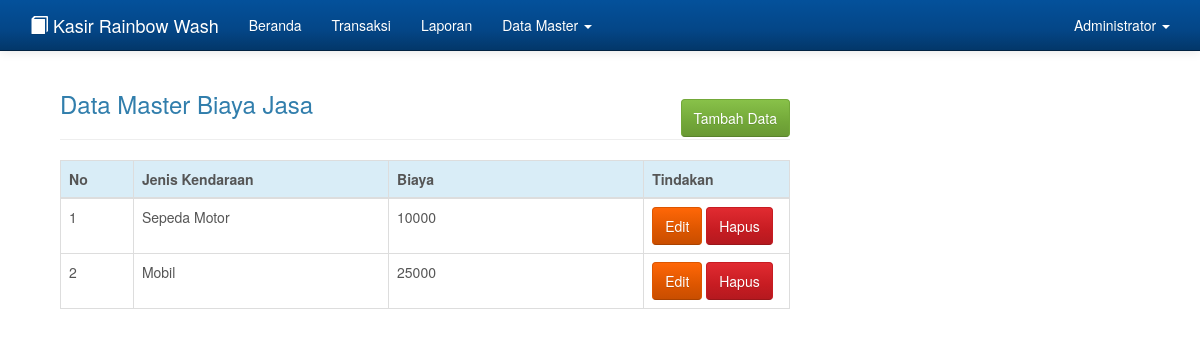
Page /admin.php?hlm=biaya (signed in) on the committed database.
### tables this page shows
CREATE TABLE `biaya` (
  `id_biaya` int(10) NOT NULL,
  `jenis` varchar(50) NOT NULL,
  `biaya` int(10) NOT NULL
);

### biaya.php (the view)
<?php
if( empty( $_SESSION['id_user'] ) ){
	$_SESSION['err'] = '<strong>ERROR!</strong> Anda harus login terlebih dahulu.';
	header('Location: ./');
	die();
} else {
	if( isset( $_REQUEST['aksi'] )){
		$aksi = $_REQUEST['aksi'];
		switch($aksi){
			case 'baru':
				include 'biaya_baru.php';
				break;
			case 'edit':
				include 'biaya_edit.php';
				break;
			case 'hapus':
				include 'biaya_hapus.php';
				break;
		}
	} else {
		echo '
			<div class="container">
			<div class="col-md-8">
				<h3 style="margin-bottom: -20px;">Data Master Biaya Jasa</h3>
					<a href="./admin.php?hlm=biaya&aksi=baru" class="btn btn-success btn-s pull-right">Tambah Data</a>
				<br/><hr/>
				<table class="table table-bordered">
				 <thead>
				   <tr class="info">
					 <th width="10%">No</th>
					 <th width="35%">Jenis Kendaraan</th>
					 <th width="35%">Biaya</th>
					 <th width="20%">Tindakan</th>
				   </tr>
				 </thead>
				 <tbody>';
		 	$sql = mysqli_query($koneksi, "SELECT * FROM biaya");
		 	if(mysqli_num_rows($sql) > 0){
		 		$no = 0;
				 while($row = mysqli_fetch_array($sql)){
	 				$no++;
	 			echo '
				   <tr>
					 <td>'.$no.'</td>
					 <td>'.$row['jenis'].'</td>
					 <td>'.$row['biaya'].'</td>
					 <td>
					<script type="text/javascript" language="JavaScript">
					  	function konfirmasi(){
						  	tanya = confirm("Anda yakin akan menghapus user ini?");
						  	if (tanya == true) return true;
						  	else return false;
						}
					</script>
					 <a href="?hlm=biaya&aksi=edit&id_biaya='.$row['id_biaya'].'" class="btn btn-warning btn-s">Edit</a>
					 <a href="?hlm=biaya&aksi=hapus&submit=yes&id_biaya='.$row['id_biaya'].'" onclick="return konfirmasi()" class="btn btn-danger btn-s">Hapus</a>
					 </td>';
				}
			} else {
				 echo '<td colspan="8"><center><p class="add">Tidak ada data untuk ditampilkan. <u><a href="?hlm=biaya&aksi=baru">Tambah data baru</a></u> </p></center></td></tr>';
			}
			echo '
			 	</tbody>
			</table>
			</div>
		</div>';
	}
}
?>

### css/admin.css (style rules this page uses)
body { min-height: 200px; padding-top: 70px; }

### rows in the picture
biaya: jenis "Sepeda Motor", biaya "10000"
biaya: jenis "Mobil", biaya "25000"

### other values in the picture
$_SESSION['nama'] "Administrator"
